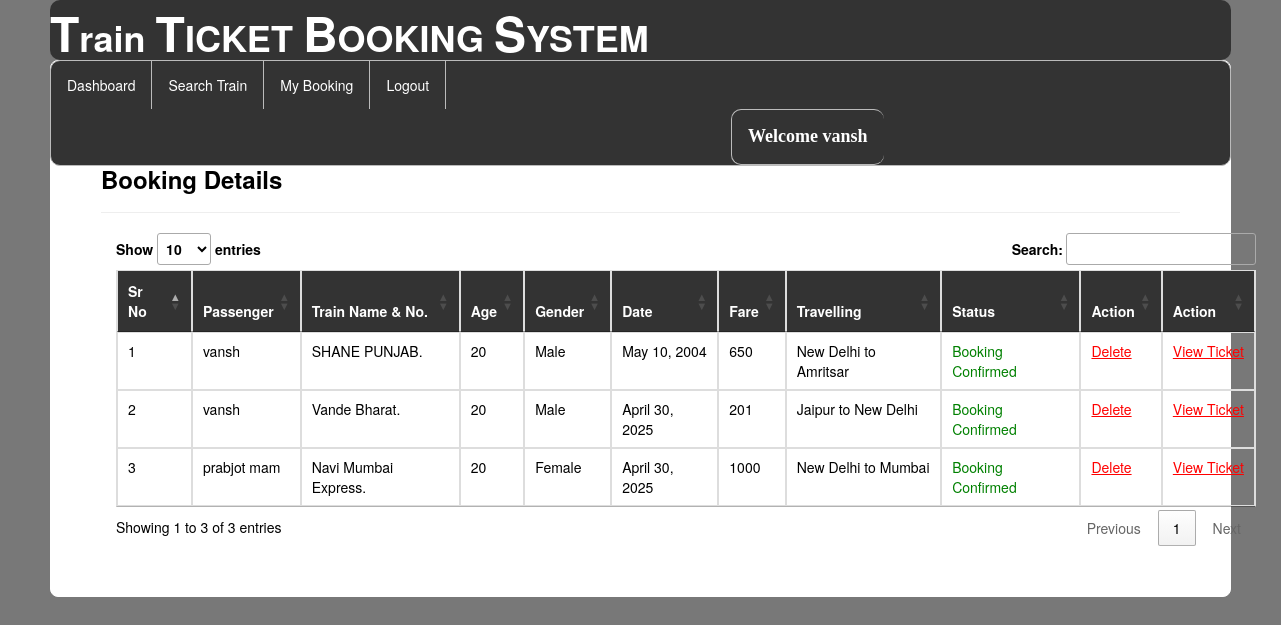
/my_booking/ (signed in), run on the app's committed database.
### railway/models.py (models this page shows, shortened)
class Passenger(models.Model):
    user = models.ForeignKey(Register,on_delete=models.CASCADE,null=True)
    train = models.ForeignKey(Add_Train,on_delete=models.CASCADE,null=True)
    name = models.CharField(max_length=100,null=True)
    age = models.IntegerField(null=True)
    gender = models.CharField(max_length=30,null=True)
    route=models.CharField(max_length=100,null=True)
    status = models.CharField(max_length=30,null=True)
    date1 = models.DateField(null=True)
    fare = models.IntegerField(null=True)

class Add_Train(models.Model):
    trainname = models.CharField(max_length=30,null=True)
    train_no = models.IntegerField(null=True)
    from_city = models.CharField(max_length=30,null=True)
    to_city = models.CharField(max_length=30,null=True)
    departuretime=models.CharField(max_length=30,null=True)
    arrivaltime=models.CharField(max_length=30,null=True)
    trevaltime=models.CharField(max_length=100,null=True)
    distance=models.IntegerField(null=True)
    img=models.FileField(null=True)

### railway/views.py (the view)
# urls.py: path('my_booking/',my_booking,name="my_booking"),
def my_booking(request):
    if not request.user.is_authenticated:
        return redirect('login')
    user2 = User.objects.filter(username=request.user.username).get()
    user1 = Register.objects.filter(user=user2).get()
    pro = Passenger.objects.filter(user=user1)
    book = Book_ticket.objects.filter(user=user1)
    d = {'user':user1,'pro':pro,'book':book}
    return render(request,'my_booking.html',d)

### railway/templates/my_booking.html (shortened to what this page needs)
{% extends 'navigation2.html' %}
{% load static %}
{% block b %}
<div style="color:Black;border:1px solid white;border-radius:8px;background-color:white;padding:50px">
        <h3><strong>Booking Details</strong></h3><hr>
<div class="container">
<table class="table table-bordered" id="myTable">
  <thead style="color:white;background-color:#333">
  <tr>
    <th>Sr No</th>
    <th>Passenger</th>
      <th>Train Name & No.</th>
      <th>Age</th>
    <th>Gender</th>
    <th>Date</th>
       <th>Fare</th>
       <th>Travelling</th>
       <th>Status</th>
    <th>Action</th>
     <th>Action</th>
  </tr>
  </thead>
   <tbody>
    {% for i in pro %}
  <tr>
    <td>{{forloop.counter}}</td>
    <td>{{i.name}}</td>
    <td>{{i.train.trainname}}. {{i.train.tran_no}}</td>
      <td>{{i.age}}</td>
      <td>{{i.gender}}</td>
      <td>{{i.date1}}</td>
      <td>{{i.fare}}</td>
      <td>{{i.route}}</td>
      {% if i.status == 'set' %}
      <td style="color:green">Booking Confirmed</td>
      {% else %}
      <td style="color:red">No Transaction</td>
      {% endif %}
    <td><a href="{% url 'delte_my_booking' i.id %}" style="color:red"><u>Delete</u></a>
    <td><a href="{% url 'view_ticket' i.id %}" style="color:red"><u>View&nbsp;Ticket</u></a>
    </td>
  </tr>
    {% endfor %}
    </tbody>
</table>
 </div>
</div>
{% endblock %}

### railway/templates/navigation2.html (shortened to what this page needs)
{% extends 'head.html' %}
{% load static %}
{% block body %}
<link rel = stylesheet href = "//cdn.datatables.net/1.10.19/css/jquery.dataTables.min.css">
<ul class="id2">
  <li class="id1"><a href="{% url 'dashboard' %}">Dashboard</a></li>
  <li class="id1"><a href="{% url 'search_train' %}">Search Train</a></li>
  <li class="id1"><a href="{% url 'my_booking' %}">My Booking</a></li>
  <li class="id1"><a href="{% url 'log_out' %}">Logout</a></li>
    <li class="id2" style="margin-left:680px"><a href="" style="color:white"><strong style="font-size:18px;font-family:cursive">Welcome {{request.user.username}}</strong></a></li>
</ul>
{% block b %}
{% endblock %}
{% endblock %}

### railway/templates/navigation2.html (style rules this page uses)
.id2 { list-style-type: none; margin: 0; padding: 0; overflow: hidden; background-color: #333; border-radius:10px; border:1px solid #bbb; }
.id1 { float: left; border-right:1px solid #bbb; }
.id2 { float: left; border-left:1px solid #bbb; }
li:last-child { border-right: none; }
li a { display: block; color: white; text-align: center; padding: 14px 16px; text-decoration: none; }

### data on the page
Passenger: name "vansh", train.trainname "SHANE PUNJAB", age "20", gender "Male", date1 "May 10, 2004", fare "650", route "New Delhi to Amritsar", status "Booking Confirmed"
Passenger: name "vansh", train.trainname "Vande Bharat", age "20", gender "Male", date1 "April 30, 2025", fare "201", route "Jaipur to New Delhi", status "Booking Confirmed"
Passenger: name "prabjot mam", train.trainname "Navi Mumbai Express", age "20", gender "Female", date1 "April 30, 2025", fare "1000", route "New Delhi to Mumbai", status "Booking Confirmed"

### other printed values
{{ request.user.username }} "vansh"
